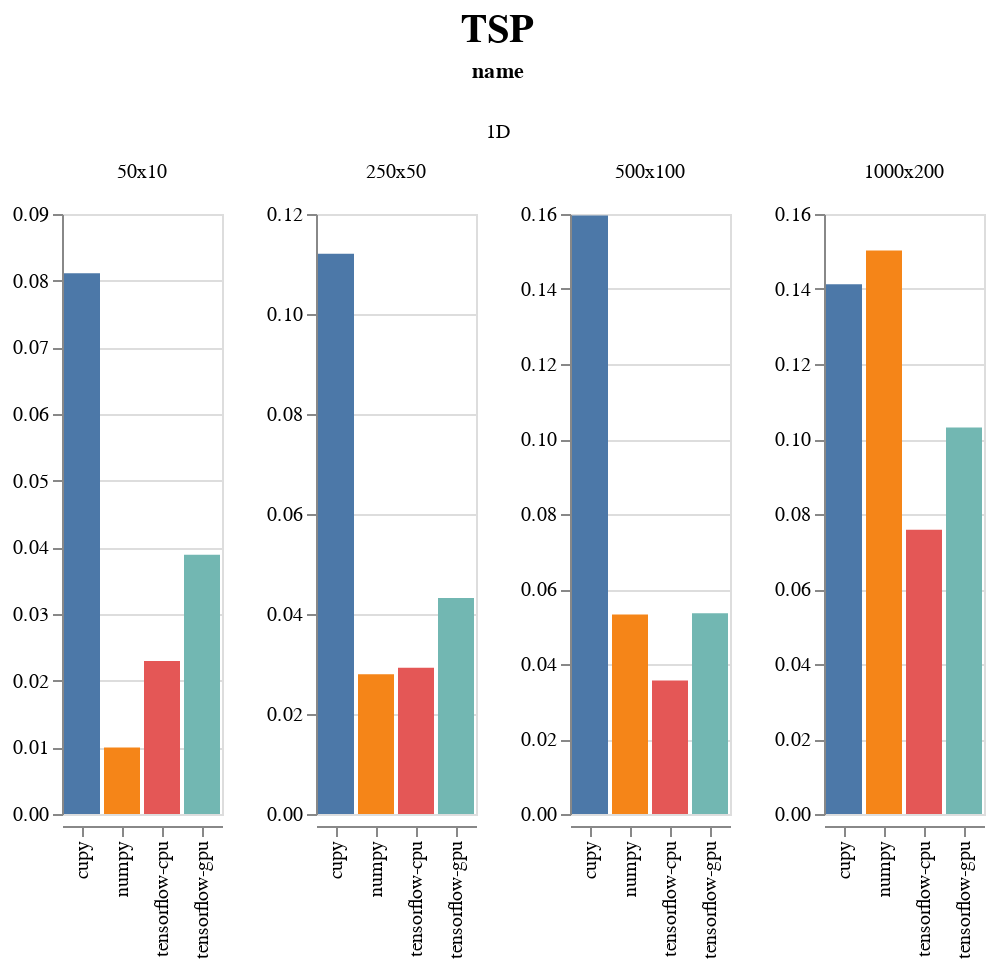

Write notebook code for a chart like this one.
### Code cell
display_chart('TSP')

### Figure 1 — Vega-Lite specification as saved in the notebook (floating-point values rounded to 4 significant figures)
{"config": {"view": {"continuousWidth": 400, "continuousHeight": 300}, "title": {"anchor": "middle", "fontSize": 20, "offset": 5, "orient": "top"}}, "data": {"name": "data-f72b814358f759a45d263a43b7d4a6e8"}, "facet": {"column": {"type": "nominal", "field": "name"}}, "spec": {"mark": "bar", "encoding": {"color": {"type": "nominal", "field": "backend", "legend": null}, "column": {"type": "nominal", "field": "shape_str", "sort": {"field": "input_size", "order": "ascending"}, "title": ""}, "x": {"type": "nominal", "axis": {"title": ""}, "field": "backend"}, "y": {"type": "quantitative", "axis": {"title": ""}, "field": "avg_time", "sort": "-x"}}, "resolve": {"scale": {"y": "independent"}}, "title": ""}, "spacing": 50, "title": "TSP", "$schema": "https://vega.github.io/schema/vega-lite/v4.0.2.json", "datasets": {"data-f72b814358f759a45d263a43b7d4a6e8": [{"avg_time": 0.08112, "backend": "cupy", "evoflow_version": "0.4.1", "generations": 10, "group": "TSP", "input_size": 500, "max_time": 0.08278, "min_time": 0.07879, "name": "1D", "num_runs": 3, "shape": [50, 10], "shape_str": "50x10", "std_time": 0.001695, "system": {"os": {"name": "Windows", "version": "10.0.18362"}, "memory": {"unit": "MB", "used": 15815, "total": 65451}, "cpu": {"name": "Intel64 Family 6 Model 158 Stepping 10, GenuineIntel", "cores": 12, "freqency": 3696.0}, "python": {"numpy": "1.18.3", "tensorflow": {"visible_gpu": ["/physical_device:GPU:0"], "version": "2.2.0"}, "cupy": "7.2.0"}, "gpu": [{"memory": {"unit": "MB", "total": 11264, "used": 1475}, "temperature": {"unit": "C"}, "driver": "445.87", "index": "0", "name": "GeForce RTX 2080 Ti", "value": "60", "usage": "1"}]}, "test_name": "TSP1D", "test_type": "Problem", "ts": 1590167235}, {"avg_time": 0.009973, "backend": "numpy", "evoflow_version": "0.4.1", "generations": 10, "group": "TSP", "input_size": 500, "max_time": 0.009974, "min_time": 0.009973, "name": "1D", "num_runs": 3, "shape": [50, 10], "shape_str": "50x10", "std_time": 2.974e-07, "system": {"os": {"name": "Windows", "version": "10.0.18362"}, "memory": {"unit": "MB", "used": 15771, "total": 65451}, "cpu": {"name": "Intel64 Family 6 Model 158 Stepping 10, GenuineIntel", "cores": 12, "freqency": 3696.0}, "python": {"numpy": "1.18.3", "tensorflow": {"visible_gpu": ["/physical_device:GPU:0"], "version": "2.2.0"}, "cupy": "7.2.0"}, "gpu": []}, "test_name": "TSP1D", "test_type": "Problem", "ts": 1590167246}, {"avg_time": 0.02294, "backend": "tensorflow-cpu", "evoflow_version": "0.4.1", "generations": 10, "group": "TSP", "input_size": 500, "max_time": 0.02394, "min_time": 0.02194, "name": "1D", "num_runs": 3, "shape": [50, 10], "shape_str": "50x10", "std_time": 0.0008144, "system": {"os": {"name": "Windows", "version": "10.0.18362"}, "memory": {"unit": "MB", "used": 15807, "total": 65451}, "cpu": {"name": "Intel64 Family 6 Model 158 Stepping 10, GenuineIntel", "cores": 12, "freqency": 3696.0}, "python": {"numpy": "1.18.3", "tensorflow": {"visible_gpu": [], "version": "2.2.0"}, "cupy": "7.2.0"}, "gpu": []}, "test_name": "TSP1D", "test_type": "Problem", "ts": 1590167261}, {"avg_time": 0.0389, "backend": "tensorflow-gpu", "evoflow_version": "0.4.1", "generations": 10, "group": "TSP", "input_size": 500, "max_time": 0.03989, "min_time": 0.0379, "name": "1D", "num_runs": 3, "shape": [50, 10], "shape_str": "50x10", "std_time": 0.0008144, "system": {"os": {"name": "Windows", "version": "10.0.18362"}, "memory": {"unit": "MB", "used": 15765, "total": 65451}, "cpu": {"name": "Intel64 Family 6 Model 158 Stepping 10, GenuineIntel", "cores": 12, "freqency": 3696.0}, "python": {"numpy": "1.18.3", "tensorflow": {"visible_gpu": ["/physical_device:GPU:0"], "version": "2.2.0"}, "cupy": "7.2.0"}, "gpu": [{"memory": {"unit": "MB", "total": 11264, "used": 1471}, "temperature": {"unit": "C"}, "driver": "445.87", "index": "0", "name": "GeForce RTX 2080 Ti", "value": "58", "usage": "0"}]}, "test_name": "TSP1D", "test_type": "Problem", "ts": 1590167273}, {"avg_time": 0.112, "backend": "cupy", "evoflow_version": "0.4.1", "generations": 10, "group": "TSP", "input_size": 12500, "max_time": 0.1127, "min_time": 0.1107, "name": "1D", "num_runs": 3, "shape": [250, 50], "shape_str": "250x50", "std_time": 0.0009403, "system": {"os": {"name": "Windows", "version": "10.0.18362"}, "memory": {"unit": "MB", "used": 15815, "total": 65451}, "cpu": {"name": "Intel64 Family 6 Model 158 Stepping 10, GenuineIntel", "cores": 12, "freqency": 3696.0}, "python": {"numpy": "1.18.3", "tensorflow": {"visible_gpu": ["/physical_device:GPU:0"], "version": "2.2.0"}, "cupy": "7.2.0"}, "gpu": [{"memory": {"unit": "MB", "total": 11264, "used": 1475}, "temperature": {"unit": "C"}, "driver": "445.87", "index": "0", "name": "GeForce RTX 2080 Ti", "value": "60", "usage": "1"}]}, "test_name": "TSP1D", "test_type": "Problem", "ts": 1590167235}, {"avg_time": 0.02793, "backend": "numpy", "evoflow_version": "0.4.1", "generations": 10, "group": "TSP", "input_size": 12500, "max_time": 0.02793, "min_time": 0.02793, "name": "1D", "num_runs": 3, "shape": [250, 50], "shape_str": "250x50", "std_time": 0.0, "system": {"os": {"name": "Windows", "version": "10.0.18362"}, "memory": {"unit": "MB", "used": 15771, "total": 65451}, "cpu": {"name": "Intel64 Family 6 Model 158 Stepping 10, GenuineIntel", "cores": 12, "freqency": 3696.0}, "python": {"numpy": "1.18.3", "tensorflow": {"visible_gpu": ["/physical_device:GPU:0"], "version": "2.2.0"}, "cupy": "7.2.0"}, "gpu": []}, "test_name": "TSP1D", "test_type": "Problem", "ts": 1590167246}, {"avg_time": 0.02925, "backend": "tensorflow-cpu", "evoflow_version": "0.4.1", "generations": 10, "group": "TSP", "input_size": 12500, "max_time": 0.03092, "min_time": 0.02793, "name": "1D", "num_runs": 3, "shape": [250, 50], "shape_str": "250x50", "std_time": 0.001244, "system": {"os": {"name": "Windows", "version": "10.0.18362"}, "memory": {"unit": "MB", "used": 15807, "total": 65451}, "cpu": {"name": "Intel64 Family 6 Model 158 Stepping 10, GenuineIntel", "cores": 12, "freqency": 3696.0}, "python": {"numpy": "1.18.3", "tensorflow": {"visible_gpu": [], "version": "2.2.0"}, "cupy": "7.2.0"}, "gpu": []}, "test_name": "TSP1D", "test_type": "Problem", "ts": 1590167261}, {"avg_time": 0.04322, "backend": "tensorflow-gpu", "evoflow_version": "0.4.1", "generations": 10, "group": "TSP", "input_size": 12500, "max_time": 0.04388, "min_time": 0.04289, "name": "1D", "num_runs": 3, "shape": [250, 50], "shape_str": "250x50", "std_time": 0.0004701, "system": {"os": {"name": "Windows", "version": "10.0.18362"}, "memory": {"unit": "MB", "used": 15765, "total": 65451}, "cpu": {"name": "Intel64 Family 6 Model 158 Stepping 10, GenuineIntel", "cores": 12, "freqency": 3696.0}, "python": {"numpy": "1.18.3", "tensorflow": {"visible_gpu": ["/physical_device:GPU:0"], "version": "2.2.0"}, "cupy": "7.2.0"}, "gpu": [{"memory": {"unit": "MB", "total": 11264, "used": 1471}, "temperature": {"unit": "C"}, "driver": "445.87", "index": "0", "name": "GeForce RTX 2080 Ti", "value": "58", "usage": "0"}]}, "test_name": "TSP1D", "test_type": "Problem", "ts": 1590167273}, {"avg_time": 0.1596, "backend": "cupy", "evoflow_version": "0.4.1", "generations": 10, "group": "TSP", "input_size": 50000, "max_time": 0.1616, "min_time": 0.1566, "name": "1D", "num_runs": 3, "shape": [500, 100], "shape_str": "500x100", "std_time": 0.002154, "system": {"os": {"name": "Windows", "version": "10.0.18362"}, "memory": {"unit": "MB", "used": 15815, "total": 65451}, "cpu": {"name": "Intel64 Family 6 Model 158 Stepping 10, GenuineIntel", "cores": 12, "freqency": 3696.0}, "python": {"numpy": "1.18.3", "tensorflow": {"visible_gpu": ["/physical_device:GPU:0"], "version": "2.2.0"}, "cupy": "7.2.0"}, "gpu": [{"memory": {"unit": "MB", "total": 11264, "used": 1475}, "temperature": {"unit": "C"}, "driver": "445.87", "index": "0", "name": "GeForce RTX 2080 Ti", "value": "60", "usage": "1"}]}, "test_name": "TSP1D", "test_type": "Problem", "ts": 1590167235}, {"avg_time": 0.05319, "backend": "numpy", "evoflow_version": "0.4.1", "generations": 10, "group": "TSP", "input_size": 50000, "max_time": 0.05485, "min_time": 0.05186, "name": "1D", "num_runs": 3, "shape": [500, 100], "shape_str": "500x100", "std_time": 0.001244, "system": {"os": {"name": "Windows", "version": "10.0.18362"}, "memory": {"unit": "MB", "used": 15771, "total": 65451}, "cpu": {"name": "Intel64 Family 6 Model 158 Stepping 10, GenuineIntel", "cores": 12, "freqency": 3696.0}, "python": {"numpy": "1.18.3", "tensorflow": {"visible_gpu": ["/physical_device:GPU:0"], "version": "2.2.0"}, "cupy": "7.2.0"}, "gpu": []}, "test_name": "TSP1D", "test_type": "Problem", "ts": 1590167246}, {"avg_time": 0.03557, "backend": "tensorflow-cpu", "evoflow_version": "0.4.1", "generations": 10, "group": "TSP", "input_size": 50000, "max_time": 0.0369, "min_time": 0.03491, "name": "1D", "num_runs": 3, "shape": [500, 100], "shape_str": "500x100", "std_time": 0.0009406, "system": {"os": {"name": "Windows", "version": "10.0.18362"}, "memory": {"unit": "MB", "used": 15807, "total": 65451}, "cpu": {"name": "Intel64 Family 6 Model 158 Stepping 10, GenuineIntel", "cores": 12, "freqency": 3696.0}, "python": {"numpy": "1.18.3", "tensorflow": {"visible_gpu": [], "version": "2.2.0"}, "cupy": "7.2.0"}, "gpu": []}, "test_name": "TSP1D", "test_type": "Problem", "ts": 1590167261}, {"avg_time": 0.05352, "backend": "tensorflow-gpu", "evoflow_version": "0.4.1", "generations": 10, "group": "TSP", "input_size": 50000, "max_time": 0.05386, "min_time": 0.05286, "name": "1D", "num_runs": 3, "shape": [500, 100], "shape_str": "500x100", "std_time": 0.0004701, "system": {"os": {"name": "Windows", "version": "10.0.18362"}, "memory": {"unit": "MB", "used": 15765, "total": 65451}, "cpu": {"name": "Intel64 Family 6 Model 158 Stepping 10, GenuineIntel", "cores": 12, "freqency": 3696.0}, "python": {"numpy": "1.18.3", "tensorflow": {"visible_gpu": ["/physical_device:GPU:0"], "version": "2.2.0"}, "cupy": "7.2.0"}, "gpu": [{"memory": {"unit": "MB", "total": 11264, "used": 1471}, "temperature": {"unit": "C"}, "driver": "445.87", "index": "0", "name": "GeForce RTX 2080 Ti", "value": "58", "usage": "0"}]}, "test_name": "TSP1D", "test_type": "Problem", "ts": 1590167273}, {"avg_time": 0.1413, "backend": "cupy", "evoflow_version": "0.4.1", "generations": 10, "group": "TSP", "input_size": 200000, "max_time": 0.1456, "min_time": 0.1386, "name": "1D", "num_runs": 3, "shape": [1000, 200], "shape_str": "1000x200", "std_time": 0.003086, "system": {"os": {"name": "Windows", "version": "10.0.18362"}, "memory": {"unit": "MB", "used": 15815, "total": 65451}, "cpu": {"name": "Intel64 Family 6 Model 158 Stepping 10, GenuineIntel", "cores": 12, "freqency": 3696.0}, "python": {"numpy": "1.18.3", "tensorflow": {"visible_gpu": ["/physical_device:GPU:0"], "version": "2.2.0"}, "cupy": "7.2.0"}, "gpu": [{"memory": {"unit": "MB", "total": 11264, "used": 1475}, "temperature": {"unit": "C"}, "driver": "445.87", "index": "0", "name": "GeForce RTX 2080 Ti", "value": "60", "usage": "1"}]}, "test_name": "TSP1D", "test_type": "Problem", "ts": 1590167235}, {"avg_time": 0.1503, "backend": "numpy", "evoflow_version": "0.4.1", "generations": 10, "group": "TSP", "input_size": 200000, "max_time": 0.1546, "min_time": 0.1476, "name": "1D", "num_runs": 3, "shape": [1000, 200], "shape_str": "1000x200", "std_time": 0.003083, "system": {"os": {"name": "Windows", "version": "10.0.18362"}, "memory": {"unit": "MB", "used": 15771, "total": 65451}, "cpu": {"name": "Intel64 Family 6 Model 158 Stepping 10, GenuineIntel", "cores": 12, "freqency": 3696.0}, "python": {"numpy": "1.18.3", "tensorflow": {"visible_gpu": ["/physical_device:GPU:0"], "version": "2.2.0"}, "cupy": "7.2.0"}, "gpu": []}, "test_name": "TSP1D", "test_type": "Problem", "ts": 1590167246}, {"avg_time": 0.0758, "backend": "tensorflow-cpu", "evoflow_version": "0.4.1", "generations": 10, "group": "TSP", "input_size": 200000, "max_time": 0.07879, "min_time": 0.07281, "name": "1D", "num_runs": 3, "shape": [1000, 200], "shape_str": "1000x200", "std_time": 0.002443, "system": {"os": {"name": "Windows", "version": "10.0.18362"}, "memory": {"unit": "MB", "used": 15807, "total": 65451}, "cpu": {"name": "Intel64 Family 6 Model 158 Stepping 10, GenuineIntel", "cores": 12, "freqency": 3696.0}, "python": {"numpy": "1.18.3", "tensorflow": {"visible_gpu": [], "version": "2.2.0"}, "cupy": "7.2.0"}, "gpu": []}, "test_name": "TSP1D", "test_type": "Problem", "ts": 1590167261}, {"avg_time": 0.1031, "backend": "tensorflow-gpu", "evoflow_version": "0.4.1", "generations": 10, "group": "TSP", "input_size": 200000, "max_time": 0.1047, "min_time": 0.1017, "name": "1D", "num_runs": 3, "shape": [1000, 200], "shape_str": "1000x200", "std_time": 0.001244, "system": {"os": {"name": "Windows", "version": "10.0.18362"}, "memory": {"unit": "MB", "used": 15765, "total": 65451}, "cpu": {"name": "Intel64 Family 6 Model 158 Stepping 10, GenuineIntel", "cores": 12, "freqency": 3696.0}, "python": {"numpy": "1.18.3", "tensorflow": {"visible_gpu": ["/physical_device:GPU:0"], "version": "2.2.0"}, "cupy": "7.2.0"}, "gpu": [{"memory": {"unit": "MB", "total": 11264, "used": 1471}, "temperature": {"unit": "C"}, "driver": "445.87", "index": "0", "name": "GeForce RTX 2080 Ti", "value": "58", "usage": "0"}]}, "test_name": "TSP1D", "test_type": "Problem", "ts": 1590167273}]}}
